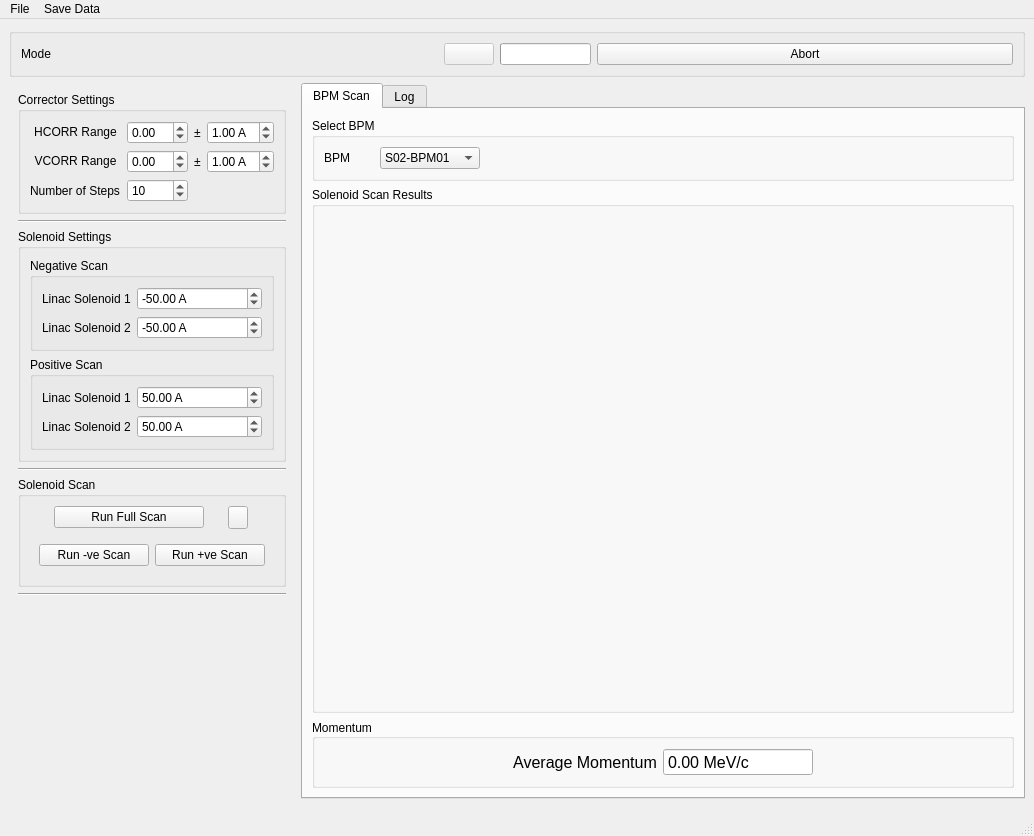
<?xml version="1.0" encoding="UTF-8"?>
<ui version="4.0">
 <class>MainWindow</class>
 <widget class="QMainWindow" name="MainWindow">
  <property name="geometry">
   <rect>
    <x>0</x>
    <y>0</y>
    <width>1034</width>
    <height>836</height>
   </rect>
  </property>
  <property name="sizePolicy">
   <sizepolicy hsizetype="Expanding" vsizetype="Preferred">
    <horstretch>0</horstretch>
    <verstretch>0</verstretch>
   </sizepolicy>
  </property>
  <property name="maximumSize">
   <size>
    <width>16777215</width>
    <height>16777215</height>
   </size>
  </property>
  <property name="windowTitle">
   <string>Quadrupoe Alignment</string>
  </property>
  <property name="windowIcon">
   <iconset>
    <normaloff>quadAlign.png</normaloff>quadAlign.png</iconset>
  </property>
  <widget class="QWidget" name="centralwidget">
   <layout class="QGridLayout" name="centralWidgetLayout">
    <item row="1" column="0" colspan="2">
     <widget class="QGroupBox" name="groupBox_3">
      <property name="sizePolicy">
       <sizepolicy hsizetype="Preferred" vsizetype="Fixed">
        <horstretch>0</horstretch>
        <verstretch>0</verstretch>
       </sizepolicy>
      </property>
      <layout class="QHBoxLayout" name="horizontalLayout">
       <item>
        <widget class="QLabel" name="label_MODE">
         <property name="sizePolicy">
          <sizepolicy hsizetype="Preferred" vsizetype="Fixed">
           <horstretch>0</horstretch>
           <verstretch>0</verstretch>
          </sizepolicy>
         </property>
         <property name="maximumSize">
          <size>
           <width>16777215</width>
           <height>100</height>
          </size>
         </property>
         <property name="text">
          <string>Mode</string>
         </property>
        </widget>
       </item>
       <item>
        <widget class="QPushButton" name="Linac1_Timing_Monitor">
         <property name="enabled">
          <bool>false</bool>
         </property>
         <property name="maximumSize">
          <size>
           <width>50</width>
           <height>16777215</height>
          </size>
         </property>
         <property name="toolTip">
          <string>Alter the linac timings (GREEN: Linacs timed with beam, RED: Linacs timed away from beam)</string>
         </property>
         <property name="text">
          <string/>
         </property>
         <property name="flat">
          <bool>false</bool>
         </property>
        </widget>
       </item>
       <item>
        <widget class="QProgressBar" name="Progress_Monitor">
         <property name="sizePolicy">
          <sizepolicy hsizetype="Fixed" vsizetype="Fixed">
           <horstretch>0</horstretch>
           <verstretch>0</verstretch>
          </sizepolicy>
         </property>
         <property name="minimumSize">
          <size>
           <width>70</width>
           <height>0</height>
          </size>
         </property>
         <property name="toolTip">
          <string>Progress of the running scan</string>
         </property>
         <property name="value">
          <number>0</number>
         </property>
         <property name="textVisible">
          <bool>false</bool>
         </property>
        </widget>
       </item>
       <item>
        <widget class="QPushButton" name="abortButton">
         <property name="text">
          <string>Abort</string>
         </property>
        </widget>
       </item>
      </layout>
     </widget>
    </item>
    <item row="2" column="1">
     <widget class="QTabWidget" name="tabWidget">
      <property name="sizePolicy">
       <sizepolicy hsizetype="Expanding" vsizetype="Expanding">
        <horstretch>2</horstretch>
        <verstretch>0</verstretch>
       </sizepolicy>
      </property>
      <property name="minimumSize">
       <size>
        <width>0</width>
        <height>0</height>
       </size>
      </property>
      <property name="currentIndex">
       <number>0</number>
      </property>
      <widget class="QWidget" name="bpmTab">
       <property name="sizePolicy">
        <sizepolicy hsizetype="Preferred" vsizetype="Expanding">
         <horstretch>0</horstretch>
         <verstretch>0</verstretch>
        </sizepolicy>
       </property>
       <attribute name="title">
        <string>BPM Scan</string>
       </attribute>
       <layout class="QVBoxLayout" name="verticalLayout_7">
        <item>
         <widget class="QGroupBox" name="groupBox_8">
          <property name="title">
           <string>Select BPM</string>
          </property>
          <layout class="QHBoxLayout" name="horizontalLayout_6">
           <item>
            <widget class="QLabel" name="label_11">
             <property name="minimumSize">
              <size>
               <width>50</width>
               <height>0</height>
              </size>
             </property>
             <property name="text">
              <string>BPM</string>
             </property>
            </widget>
           </item>
           <item>
            <widget class="QComboBox" name="BPMCombo">
             <property name="minimumSize">
              <size>
               <width>100</width>
               <height>0</height>
              </size>
             </property>
             <item>
              <property name="text">
               <string>S02-BPM01</string>
              </property>
             </item>
             <item>
              <property name="text">
               <string>S02-BPM02</string>
              </property>
             </item>
            </widget>
           </item>
           <item>
            <spacer name="horizontalSpacer_5">
             <property name="orientation">
              <enum>Qt::Horizontal</enum>
             </property>
             <property name="sizeHint" stdset="0">
              <size>
               <width>40</width>
               <height>20</height>
              </size>
             </property>
            </spacer>
           </item>
          </layout>
         </widget>
        </item>
        <item>
         <widget class="QGroupBox" name="BPMPlots_Box">
          <property name="sizePolicy">
           <sizepolicy hsizetype="Expanding" vsizetype="Expanding">
            <horstretch>1</horstretch>
            <verstretch>0</verstretch>
           </sizepolicy>
          </property>
          <property name="title">
           <string>Solenoid Scan Results</string>
          </property>
          <layout class="QVBoxLayout" name="BPM_Plots_Layout"/>
         </widget>
        </item>
        <item>
         <widget class="QGroupBox" name="groupBox_5">
          <property name="title">
           <string>Momentum</string>
          </property>
          <property name="alignment">
           <set>Qt::AlignLeading|Qt::AlignLeft|Qt::AlignVCenter</set>
          </property>
          <layout class="QGridLayout" name="gridLayout_4">
           <item row="0" column="0">
            <spacer name="horizontalSpacer_3">
             <property name="orientation">
              <enum>Qt::Horizontal</enum>
             </property>
             <property name="sizeHint" stdset="0">
              <size>
               <width>40</width>
               <height>20</height>
              </size>
             </property>
            </spacer>
           </item>
           <item row="0" column="1">
            <widget class="QLabel" name="label_8">
             <property name="minimumSize">
              <size>
               <width>0</width>
               <height>0</height>
              </size>
             </property>
             <property name="font">
              <font>
               <pointsize>12</pointsize>
              </font>
             </property>
             <property name="text">
              <string>Average Momentum</string>
             </property>
             <property name="scaledContents">
              <bool>false</bool>
             </property>
             <property name="alignment">
              <set>Qt::AlignCenter</set>
             </property>
             <property name="wordWrap">
              <bool>false</bool>
             </property>
            </widget>
           </item>
           <item row="0" column="2">
            <widget class="QDoubleSpinBox" name="meanMomentumBox">
             <property name="minimumSize">
              <size>
               <width>150</width>
               <height>0</height>
              </size>
             </property>
             <property name="font">
              <font>
               <pointsize>12</pointsize>
              </font>
             </property>
             <property name="readOnly">
              <bool>true</bool>
             </property>
             <property name="buttonSymbols">
              <enum>QAbstractSpinBox::NoButtons</enum>
             </property>
             <property name="suffix">
              <string> MeV/c</string>
             </property>
            </widget>
           </item>
           <item row="0" column="3">
            <spacer name="horizontalSpacer_4">
             <property name="orientation">
              <enum>Qt::Horizontal</enum>
             </property>
             <property name="sizeHint" stdset="0">
              <size>
               <width>40</width>
               <height>20</height>
              </size>
             </property>
            </spacer>
           </item>
          </layout>
         </widget>
        </item>
       </layout>
      </widget>
      <widget class="QWidget" name="logTab">
       <attribute name="icon">
        <iconset>
         <normaloff>../../Resources/Icons/log.png</normaloff>../../Resources/Icons/log.png</iconset>
       </attribute>
       <attribute name="title">
        <string>Log</string>
       </attribute>
       <layout class="QVBoxLayout" name="logTabLayout"/>
      </widget>
     </widget>
    </item>
    <item row="2" column="0" rowspan="2">
     <widget class="QWidget" name="widget_2" native="true">
      <property name="sizePolicy">
       <sizepolicy hsizetype="Preferred" vsizetype="Expanding">
        <horstretch>0</horstretch>
        <verstretch>0</verstretch>
       </sizepolicy>
      </property>
      <layout class="QVBoxLayout" name="verticalLayout_4">
       <item>
        <widget class="QGroupBox" name="groupBox">
         <property name="title">
          <string>Corrector Settings</string>
         </property>
         <layout class="QGridLayout" name="gridLayout_2">
          <item row="2" column="0">
           <widget class="QLabel" name="label_3">
            <property name="text">
             <string>Number of Steps</string>
            </property>
           </widget>
          </item>
          <item row="0" column="3">
           <widget class="QDoubleSpinBox" name="HCORRRange">
            <property name="suffix">
             <string> A</string>
            </property>
            <property name="singleStep">
             <double>1.000000000000000</double>
            </property>
            <property name="value">
             <double>1.000000000000000</double>
            </property>
           </widget>
          </item>
          <item row="0" column="2">
           <widget class="QLabel" name="label_6">
            <property name="text">
             <string>±</string>
            </property>
           </widget>
          </item>
          <item row="1" column="1">
           <widget class="QDoubleSpinBox" name="VCORRStartValue">
            <property name="minimum">
             <double>-99.000000000000000</double>
            </property>
           </widget>
          </item>
          <item row="1" column="3">
           <widget class="QDoubleSpinBox" name="VCORRRange">
            <property name="suffix">
             <string> A</string>
            </property>
            <property name="value">
             <double>1.000000000000000</double>
            </property>
           </widget>
          </item>
          <item row="2" column="1">
           <widget class="QSpinBox" name="NSteps">
            <property name="minimum">
             <number>1</number>
            </property>
            <property name="singleStep">
             <number>2</number>
            </property>
            <property name="value">
             <number>10</number>
            </property>
           </widget>
          </item>
          <item row="1" column="2">
           <widget class="QLabel" name="label_7">
            <property name="text">
             <string>±</string>
            </property>
           </widget>
          </item>
          <item row="0" column="1">
           <widget class="QDoubleSpinBox" name="HCORRStartValue">
            <property name="minimum">
             <double>-99.000000000000000</double>
            </property>
           </widget>
          </item>
          <item row="0" column="0">
           <widget class="QPushButton" name="HCORRButton">
            <property name="text">
             <string>HCORR Range</string>
            </property>
            <property name="flat">
             <bool>true</bool>
            </property>
           </widget>
          </item>
          <item row="1" column="0">
           <widget class="QPushButton" name="VCORRButton">
            <property name="text">
             <string>VCORR Range</string>
            </property>
            <property name="flat">
             <bool>true</bool>
            </property>
           </widget>
          </item>
         </layout>
        </widget>
       </item>
       <item>
        <widget class="Line" name="line_5">
         <property name="orientation">
          <enum>Qt::Horizontal</enum>
         </property>
        </widget>
       </item>
       <item>
        <widget class="QGroupBox" name="groupBox_2">
         <property name="sizePolicy">
          <sizepolicy hsizetype="Preferred" vsizetype="Minimum">
           <horstretch>0</horstretch>
           <verstretch>0</verstretch>
          </sizepolicy>
         </property>
         <property name="title">
          <string>Solenoid Settings</string>
         </property>
         <layout class="QVBoxLayout" name="verticalLayout_5">
          <item>
           <widget class="QGroupBox" name="groupBox_7">
            <property name="minimumSize">
             <size>
              <width>0</width>
              <height>0</height>
             </size>
            </property>
            <property name="title">
             <string>Negative Scan</string>
            </property>
            <layout class="QFormLayout" name="formLayout_2">
             <item row="0" column="0">
              <widget class="QLabel" name="label_5">
               <property name="text">
                <string>Linac Solenoid 1</string>
               </property>
              </widget>
             </item>
             <item row="0" column="1">
              <widget class="QDoubleSpinBox" name="Sol1CurrentNegative">
               <property name="suffix">
                <string> A</string>
               </property>
               <property name="minimum">
                <double>-250.000000000000000</double>
               </property>
               <property name="maximum">
                <double>0.000000000000000</double>
               </property>
               <property name="singleStep">
                <double>5.000000000000000</double>
               </property>
               <property name="value">
                <double>-50.000000000000000</double>
               </property>
              </widget>
             </item>
             <item row="1" column="0">
              <widget class="QLabel" name="label_10">
               <property name="text">
                <string>Linac Solenoid 2</string>
               </property>
              </widget>
             </item>
             <item row="1" column="1">
              <widget class="QDoubleSpinBox" name="Sol2CurrentNegative">
               <property name="suffix">
                <string> A</string>
               </property>
               <property name="minimum">
                <double>-250.000000000000000</double>
               </property>
               <property name="maximum">
                <double>0.000000000000000</double>
               </property>
               <property name="singleStep">
                <double>5.000000000000000</double>
               </property>
               <property name="value">
                <double>-50.000000000000000</double>
               </property>
              </widget>
             </item>
            </layout>
           </widget>
          </item>
          <item>
           <widget class="QGroupBox" name="groupBox_6">
            <property name="sizePolicy">
             <sizepolicy hsizetype="Preferred" vsizetype="Minimum">
              <horstretch>0</horstretch>
              <verstretch>0</verstretch>
             </sizepolicy>
            </property>
            <property name="minimumSize">
             <size>
              <width>0</width>
              <height>0</height>
             </size>
            </property>
            <property name="title">
             <string>Positive Scan</string>
            </property>
            <layout class="QFormLayout" name="formLayout">
             <item row="0" column="0">
              <widget class="QLabel" name="label_4">
               <property name="text">
                <string>Linac Solenoid 1</string>
               </property>
              </widget>
             </item>
             <item row="0" column="1">
              <widget class="QDoubleSpinBox" name="Sol1CurrentPositive">
               <property name="suffix">
                <string> A</string>
               </property>
               <property name="minimum">
                <double>0.000000000000000</double>
               </property>
               <property name="maximum">
                <double>250.000000000000000</double>
               </property>
               <property name="singleStep">
                <double>5.000000000000000</double>
               </property>
               <property name="value">
                <double>50.000000000000000</double>
               </property>
              </widget>
             </item>
             <item row="1" column="0">
              <widget class="QLabel" name="label_9">
               <property name="text">
                <string>Linac Solenoid 2</string>
               </property>
              </widget>
             </item>
             <item row="1" column="1">
              <widget class="QDoubleSpinBox" name="Sol2CurrentPositive">
               <property name="suffix">
                <string> A</string>
               </property>
               <property name="minimum">
                <double>0.000000000000000</double>
               </property>
               <property name="maximum">
                <double>250.000000000000000</double>
               </property>
               <property name="singleStep">
                <double>5.000000000000000</double>
               </property>
               <property name="value">
                <double>50.000000000000000</double>
               </property>
              </widget>
             </item>
            </layout>
           </widget>
          </item>
         </layout>
        </widget>
       </item>
       <item>
        <widget class="Line" name="line_3">
         <property name="orientation">
          <enum>Qt::Horizontal</enum>
         </property>
        </widget>
       </item>
       <item>
        <widget class="QGroupBox" name="groupBox_4">
         <property name="title">
          <string>Solenoid Scan</string>
         </property>
         <layout class="QVBoxLayout" name="verticalLayout_3">
          <item>
           <widget class="QWidget" name="scanWidget" native="true">
            <layout class="QHBoxLayout" name="horizontalLayout_3">
             <property name="spacing">
              <number>0</number>
             </property>
             <property name="margin">
              <number>0</number>
             </property>
             <item>
              <widget class="QPushButton" name="runScanButton">
               <property name="sizePolicy">
                <sizepolicy hsizetype="Maximum" vsizetype="Fixed">
                 <horstretch>0</horstretch>
                 <verstretch>0</verstretch>
                </sizepolicy>
               </property>
               <property name="minimumSize">
                <size>
                 <width>150</width>
                 <height>0</height>
                </size>
               </property>
               <property name="text">
                <string>Run Full Scan</string>
               </property>
              </widget>
             </item>
             <item>
              <widget class="QToolButton" name="showIndividualScansButton">
               <property name="maximumSize">
                <size>
                 <width>20</width>
                 <height>16777215</height>
                </size>
               </property>
               <property name="text">
                <string/>
               </property>
              </widget>
             </item>
            </layout>
           </widget>
          </item>
          <item>
           <widget class="QWidget" name="individualScanWidget" native="true">
            <property name="enabled">
             <bool>true</bool>
            </property>
            <layout class="QHBoxLayout" name="horizontalLayout_2">
             <item>
              <widget class="QPushButton" name="runNegativeScanButton">
               <property name="text">
                <string>Run -ve Scan</string>
               </property>
              </widget>
             </item>
             <item>
              <widget class="QPushButton" name="runPositiveScanButton">
               <property name="text">
                <string>Run +ve Scan</string>
               </property>
              </widget>
             </item>
            </layout>
           </widget>
          </item>
         </layout>
        </widget>
       </item>
       <item>
        <widget class="Line" name="line">
         <property name="orientation">
          <enum>Qt::Horizontal</enum>
         </property>
        </widget>
       </item>
       <item>
        <spacer name="verticalSpacer">
         <property name="orientation">
          <enum>Qt::Vertical</enum>
         </property>
         <property name="sizeHint" stdset="0">
          <size>
           <width>20</width>
           <height>40</height>
          </size>
         </property>
        </spacer>
       </item>
      </layout>
     </widget>
    </item>
   </layout>
  </widget>
  <widget class="QMenuBar" name="menubar">
   <property name="geometry">
    <rect>
     <x>0</x>
     <y>0</y>
     <width>1034</width>
     <height>21</height>
    </rect>
   </property>
   <widget class="QMenu" name="menuFile">
    <property name="title">
     <string>File</string>
    </property>
    <addaction name="actionExit"/>
   </widget>
   <widget class="QMenu" name="menuSave_Data">
    <property name="title">
     <string>Save Data</string>
    </property>
    <addaction name="actionSave_Data"/>
    <addaction name="separator"/>
    <addaction name="actionAuto_Save_Data"/>
    <addaction name="actionSave_to_Work_Folder"/>
   </widget>
   <addaction name="menuFile"/>
   <addaction name="menuSave_Data"/>
  </widget>
  <widget class="QStatusBar" name="statusbar"/>
  <action name="actionSave_Calibation_Data">
   <property name="text">
    <string>Save Calibation Data</string>
   </property>
  </action>
  <action name="actionSave_to_Work_Folder">
   <property name="checkable">
    <bool>true</bool>
   </property>
   <property name="checked">
    <bool>true</bool>
   </property>
   <property name="text">
    <string>Save to Work Folder</string>
   </property>
  </action>
  <action name="actionAuto_Save_Data">
   <property name="checkable">
    <bool>true</bool>
   </property>
   <property name="checked">
    <bool>true</bool>
   </property>
   <property name="text">
    <string>Auto Save Data</string>
   </property>
  </action>
  <action name="actionExit">
   <property name="text">
    <string>Exit</string>
   </property>
  </action>
  <action name="actionSave_Data">
   <property name="text">
    <string>Save Data</string>
   </property>
  </action>
 </widget>
 <resources/>
 <connections/>
</ui>
